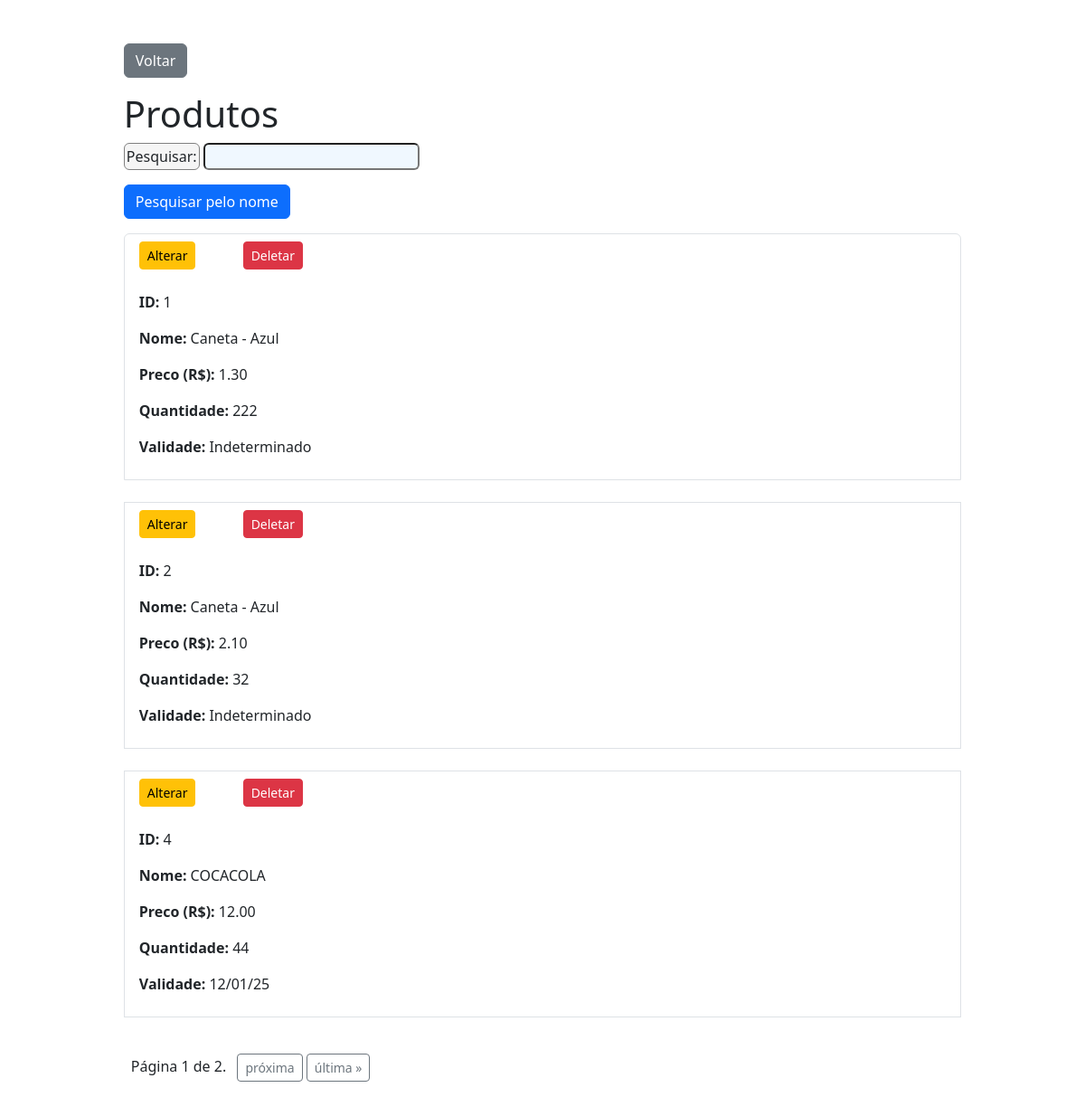
The page /select_product/ on the database as committed earlier.
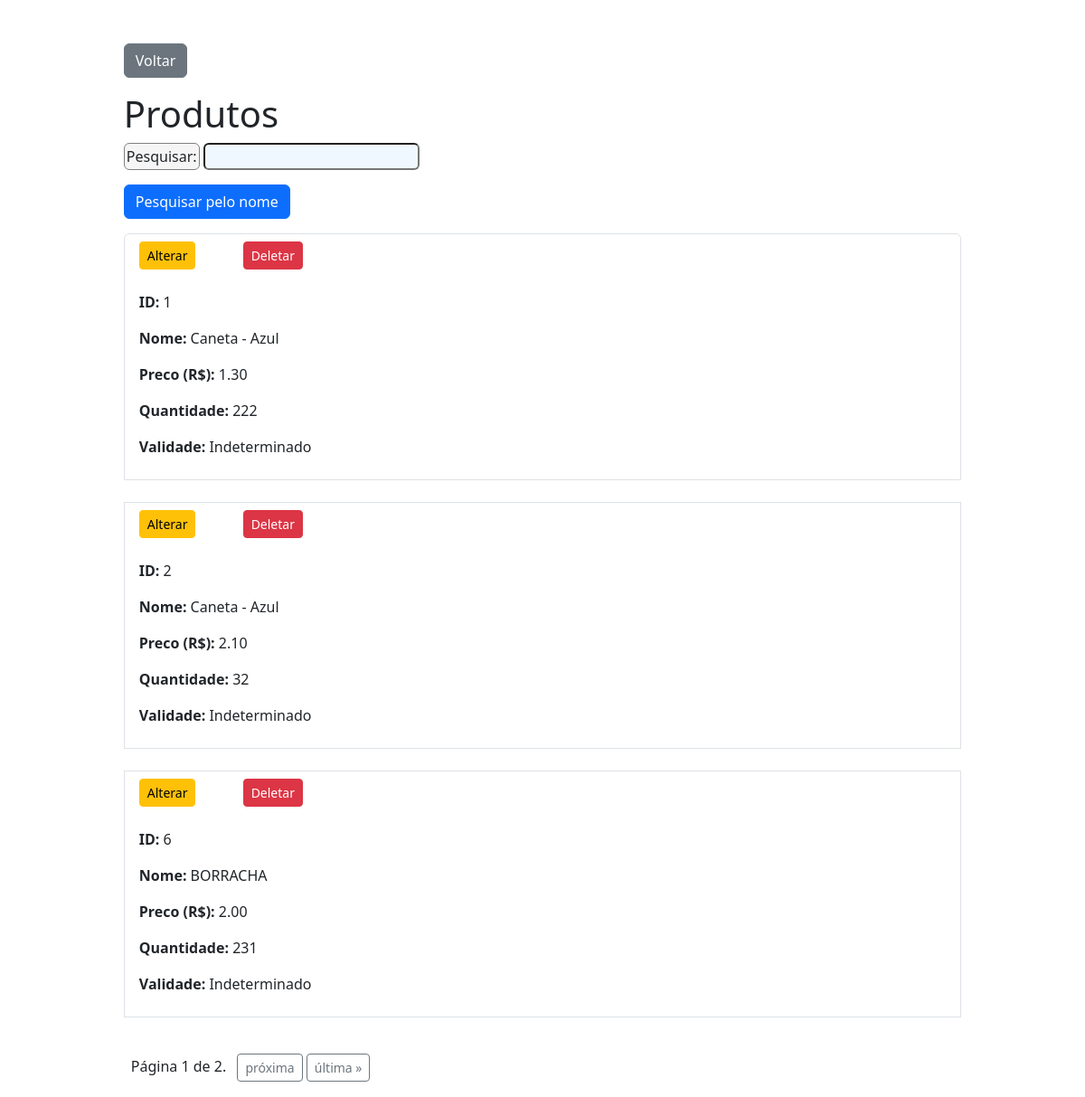
The same page on the database as committed later.
### app/models.py (models this page shows, shortened)
class Produto(models.Model):
    nome = models.ForeignKey(Nome, on_delete=models.SET_NULL, blank=True, null=True)
    marca = models.ForeignKey(Marca, on_delete=models.SET_NULL, blank=True, null=True)
    descricao = models.TextField()
    preco = models.DecimalField(max_digits=10, decimal_places=2) # Campo para o preço
    validade = models.DateField(null=True, blank=True)
    quantidade = models.IntegerField()

class Nome(models.Model):
    nome = models.CharField(max_length=100, unique=True)
    def __str__(self):
        return self.nome

### app/views.py (the view)
# urls.py: path('select_product/', views.select_product, name='select_product'),
def select_product(request):
    produtos_list = Produto.objects.all()
    form = SearchForm(request.GET)
    if form.is_valid():
        search_term = form.cleaned_data.get('search_term')
        if search_term:
            produtos_list = produtos_list.filter(Q(nome__nome__icontains=search_term))
    paginator = Paginator(produtos_list, 3) # 5 produtos por página
    page = request.GET.get('page')
    try:
        produtos = paginator.page(page)
    except PageNotAnInteger:
        produtos = paginator.page(1)
    except EmptyPage:
        produtos = paginator.page(paginator.num_pages)
    context = {
        "produto": produtos,
        "form_name": form,
    }
    return render(request, 'select_product.html', context)

### app/forms.py
class SearchForm(forms.Form):
    search_term = forms.CharField(required=False, label="Pesquisar")

### app/templates/select_product.html (shortened to what this page needs)
{% extends 'base.html' %}
{% block content %}
<div class="container mt-5">
    <a href="{% url 'index' %}" class="btn btn-secondary mb-3">Voltar</a>
    <h1>Produtos</h1>
    <form method="get" class="mb-3">
        {{ form_name.as_p }}
        <button type="submit" class="btn btn-primary">Pesquisar pelo nome</button>
    </form>
    {% if produto %}
    <ul class="list-group">
        {% for item in produto %}
            <li class="list-group-item">
                <div class="d-flex justify-content-between align-items-center">
                    <div>
                        <a href="{% url 'update_product' id=item.id %}" class="btn btn-sm btn-warning me-5">Alterar</a>
                        <a href="{% url 'delete_product' id=item.id %}" class="btn btn-sm btn-danger">Deletar</a>
                    </div>
                </div>
                <br>
                <p><strong>ID: </strong>{{ item.id }}</p>
                <p><strong>Nome: </strong>{{ item.nome }}</p>
                <p><strong>Preco (R$): </strong>{{ item.preco }}</p>
                <p><strong>Quantidade: </strong>{{ item.quantidade }}</p>
                {% if item.validade %}
                    <p><strong>Validade: </strong>{{ item.validade|date:"d/m/y" }}</p>
                    {% else %}
                    <p><strong>Validade: </strong> Indeterminado</p>
                {% endif %}
            </li>
            <br>
        {% endfor %}
    </ul>
    {% else %}
        <p>Nada encontrado</p>
    {% endif %}
    <div class="pagination mt-3">
        <span class="step-links">
            <span class="current mx-2">
                Página {{ produto.number }} de {{ produto.paginator.num_pages }}.
            </span>
            {% if produto.has_next %}
                <a href="?page={{ produto.next_page_number }}" class="btn btn-sm btn-outline-secondary">próxima</a>
                <a href="?page={{ produto.paginator.num_pages }}" class="btn btn-sm btn-outline-secondary">última »</a>
            {% endif %}
        </span>
        <br>
        <br>
    </div>
</div>
{% endblock %}

Rows that differ between the two databases and show on the page:
removed Produto: id "4", nome "COCACOLA", preco "12.00", quantidade "44", validade "12/01/25"
now on this page (row unchanged): Produto: id "6", nome "BORRACHA", preco "2.00", quantidade "231", shows "Validade:"
